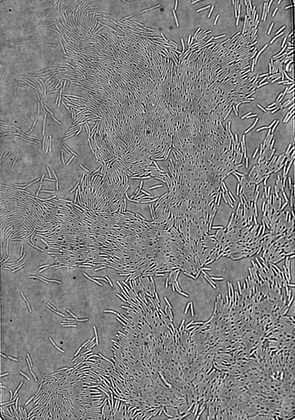
%> input picture ExampleData/BFld/Img_0003.tif, 295 x 420 px, shrunk from 1022 x 1454 before the run
$ octave --eval "result = PIV_minmax(imread('../../ExampleData/BFld/Img_0003.tif'));"   (GNU Octave 9; MATLAB toolbox functions it lacks are replaced by stand-ins)
%> lines starting %> are read from the running program, lines starting %| are printed output that depends on the picture
function imgreturn = PIV_minmax(img,kernel)

% img = image to be processed
% kernel =  size of the grid which is min-maxed

IntImage = false;
if isinteger(img)
    IntImage = true;
    img = double(img);
end

if nargin<2
    kernel=31;
end

I_min = ones(size(img,1),size(img,2));
I_max = ones(size(img,1),size(img,2));

for x = ceil(kernel/2):size(img,2)-floor(kernel/2)        % loop over x with step 1
    %for y = ceil(kernel/2):kernel:size(img,1)-ceil(kernel/2)    % and over y
    for y = ceil(kernel/2):size(img,1)-floor(kernel/2)    % and over y
        %m = max(max(img(y-floor(kernel/2):y+floor(kernel/2),x-floor(kernel/2):x+floor(kernel/2))));     % m = maximum of this grid
        I = img(y-floor(kernel/2):y+floor(kernel/2),x-floor(kernel/2):x+floor(kernel/2));
        %get darkest pixel
        I_min(y,x) = min(min(I));
        %get brightest pixel
        I_max(y,x) = max(max(I));
    end
end
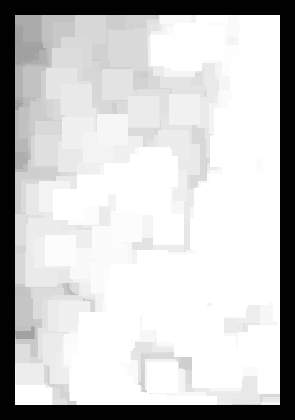
%> I_max: size 420x295 double; min 1, max 255, mean 200.9
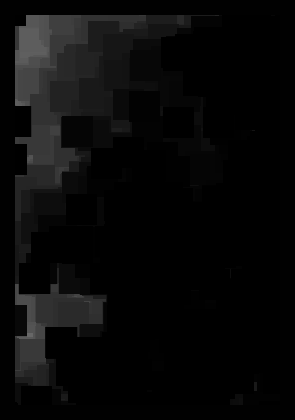
%> I_min: size 420x295 double; min 0, max 103, mean 8.9

% smoothing needed!!!!!!!!!
% I_min = smooth(I_min)
% I_max = smooth(I_max)

% Smoothing filter
% h = ones(floor(kernel),floor(kernel)) / (floor(kernel))^2;
h = fspecial('gaussian');
I_min = imfilter(I_min,h);
I_max = imfilter(I_max,h);

imgreturn = img - I_min;
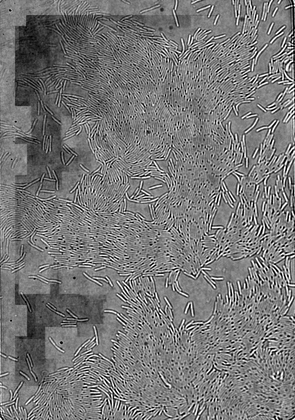
%> imgreturn: size 420x295 double; min -1, max 255, mean 119.4; drawn with min black and max white
imgreturn = 255 * imgreturn ./ (I_max - I_min);

% imgreturn = img ./ (I_max - I_min);
if IntImage
%     imgreturn = img - I_min;
%     imgreturn = 255 * imgreturn ./ (I_max - I_min);
    imgreturn = uint8(imgreturn);
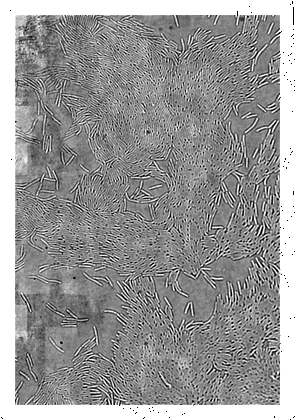
%> imgreturn: size 420x295 uint8; min 0, max 255, mean 151.3
end

$ run again, on ExampleData/BFld/Img_0006.tif
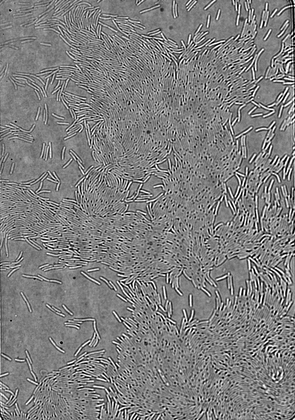
%> input picture ExampleData/BFld/Img_0006.tif, 295 x 420 px, shrunk from 1022 x 1454 before the run
%> after the loop in PIV_minmax, `for x = ceil(kernel/2):size(img,2)-floor(kernel/2)`:
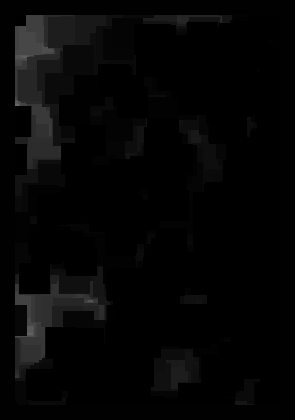
%> I_min: size 420x295 double; min 0, max 103, mean 5.3
%> in PIV_minmax, `imgreturn = uint8(imgreturn);`:
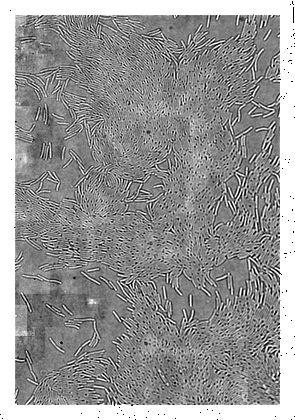
%> imgreturn: size 420x295 uint8; min 0, max 255, mean 150.1

$ run again, on ExampleData/BFld/Img_0007.tif
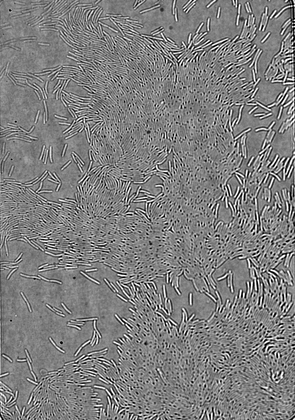
%> input picture ExampleData/BFld/Img_0007.tif, 295 x 420 px, shrunk from 1022 x 1454 before the run
%> after the loop in PIV_minmax, `for x = ceil(kernel/2):size(img,2)-floor(kernel/2)`:
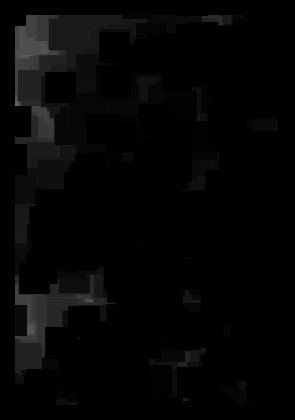
%> I_min: size 420x295 double; min 0, max 100, mean 5.2
%> in PIV_minmax, `imgreturn = uint8(imgreturn);`:
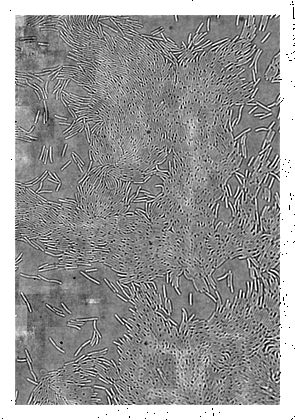
%> imgreturn: size 420x295 uint8; min 0, max 255, mean 150.2

$ run again, on ExampleData/BFld/Img_0009.tif
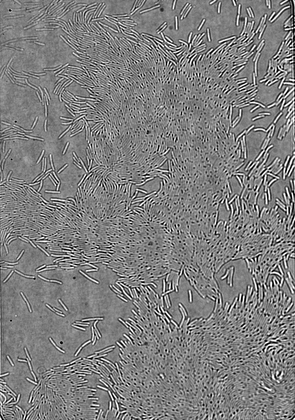
%> input picture ExampleData/BFld/Img_0009.tif, 295 x 420 px, shrunk from 1022 x 1454 before the run
%> after the loop in PIV_minmax, `for x = ceil(kernel/2):size(img,2)-floor(kernel/2)`:
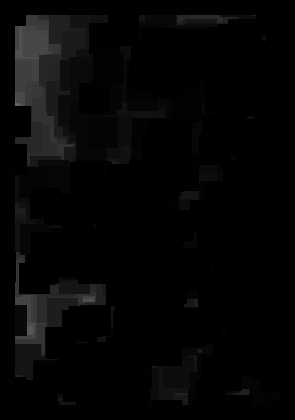
%> I_min: size 420x295 double; min 0, max 102, mean 5.4
%> in PIV_minmax, `imgreturn = uint8(imgreturn);`:
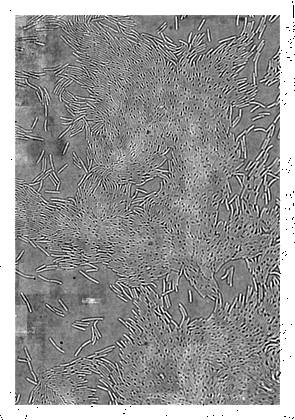
%> imgreturn: size 420x295 uint8; min 0, max 255, mean 150.2
